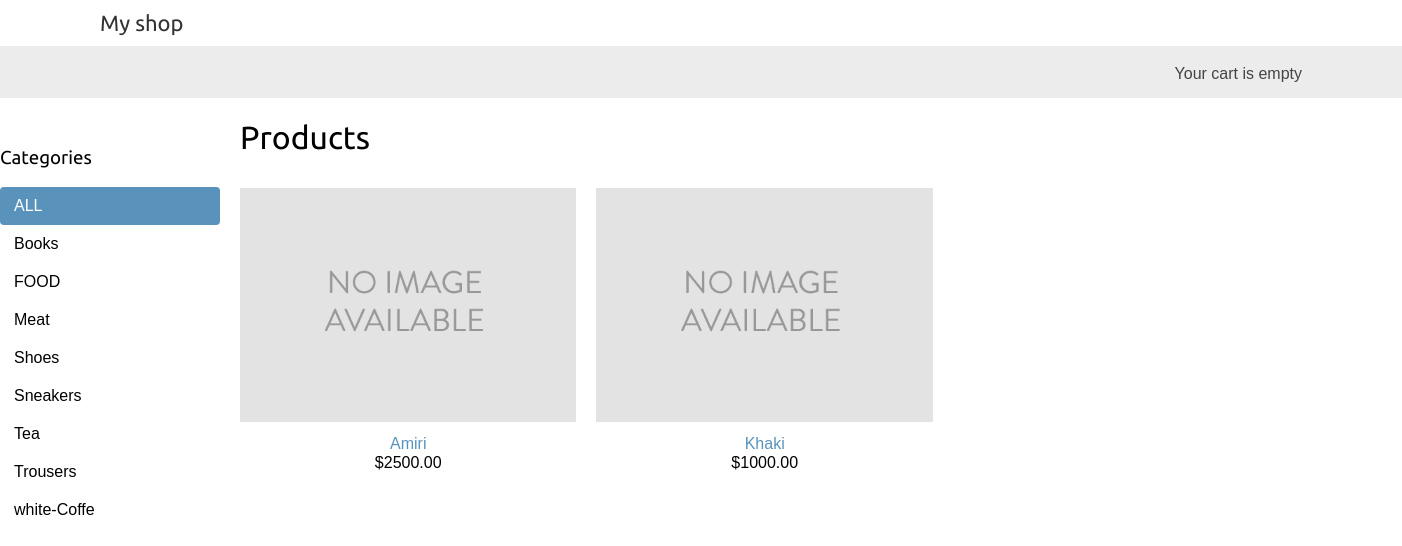
Screenshot of /trousers/ with the database file from the repository.
### shop/models.py (models this page shows, shortened)
class Category(models.Model):
    name = models.CharField(max_length=200)
    slug = models.SlugField(max_length=200, unique=True)
    class Meta:
        ordering = ['name']
        indexes = [
            models.Index(fields=['name']),
        ]
        verbose_name = 'category'
        verbose_name_plural = 'categories'
    def get_absolute_url(self):
        return reverse('shop:product_list_by_category', args=[self.slug])

class Product(models.Model):
    category = models.ForeignKey(Category, related_name='products', on_delete=models.CASCADE)
    name = models.CharField(max_length=200)
    slug = models.SlugField(max_length=200)
    image = models.ImageField(upload_to='products/%Y/%m/%d', blank=True)
    description = models.TextField(blank=True)
    price = models.DecimalField(max_digits=10, decimal_places=2)
    available = models.BooleanField(default=True)
    created = models.DateTimeField(auto_now_add=True)
    updated = models.DateTimeField(auto_now=True)
    class Meta:
        ordering = ['name']
        indexes = [
            models.Index(fields=['id','slug']),
            models.Index(fields=['name']),
            models.Index(fields=['-created']),
        ]
    def get_absolute_url(self):
        return reverse('shop:product_detail', args=[self.id,self.slug])

### shop/views.py (the view)
# urls.py: path('', views.product_list, name='product_list'),
def product_list(request, category_slug=None):
    categories  = Category.objects.all()
    products  = Product.objects.filter(available=True)
    if category_slug:
        category = get_object_or_404(Category, slug=category_slug)
        products = products.filter(category=category)
    return render(request, 'shop/product/list.html', {'categories': categories, 'products': products})

### cart/cart.py (called while the page is built)
    def __len__(self):
        return sum(item['quantity'] for item in self.cart.values())

### cart/context_processors.py (called while the page is built)
def cart(request):
    return{'cart':Cart(request)}

### shop/templates/shop/product/list.html (shortened to what this page needs)
 {% extends "base.html" %}
 {% load static %}
{%  block content  %}
<div  id="sidebar">
    <h3>Categories</h3>
    <ul>
        <li{% if not category  %} class="selected"{% endif %}>
            <a href="{% url "shop:product_list" %}">ALL</a>
        </li>
        {% for c in categories %}
        <li
            <a href="{{ c.get_absolute_url}}">{{ c.name }}</a>
        </li>
        {% endfor %}
    </ul>
</div>
<div id="main" class="product-list">
    <h1>{% if category %}{{ category.name }}{% else  %}Products{% endif %}</h1>
    {% for product in products   %}
    <div class="item">
        <a href="{{ product.get_absolute_url }}">
            <img src="{% if product.image %}{{ product.image.url }}{% else %}{% static "img/no_image.png" %}{% endif %}">
        </a>
        <a href="{{ product.get_absolute_url }}">{{ product.name}}</a>
        <br>
        ${{ product.price }}
    </div>
    {% endfor %}
</div>
{% endblock %}

### shop/static/css/base.css (style rules this page uses)
body { margin:0; padding:0; font-family:helvetica, sans-serif; }
h1, h2, h3, h4, h5 , h6 { font-family: 'Ubuntu', sans-serif; font-weight:normal; }
a { text-decoration:none; color:#5993bb; }
#sidebar { width:220px; padding:30px 20px 0 0; float:left; }
#sidebar ul { margin:0; padding:0; }
#sidebar ul li { margin:0; list-style:none; padding:10px 14px; }
#sidebar ul li a { display:block; }
#sidebar ul li.selected { background:#5993bb; border-radius:4px; }
#sidebar ul li.selected a { color:#fff; }
#main { float:left; width: 96%; margin-right:-220px; overflow:hidden; }
.product-list .item { width:25%; padding:10px 20px 10px 0; float:left; text-align:center; line-height:1.2; }
.product-list .item img { width:100%; margin-bottom:8px; }

### rows the page displays
Category: name "Books"
Category: name "FOOD"
Category: name "Meat"
Category: name "Shoes"
Category: name "Sneakers"
Category: name "Tea"
Category: name "Trousers"
Category: name "white-Coffe"
Product: name "Amiri", price "2500.00"
Product: name "Khaki", price "1000.00"
